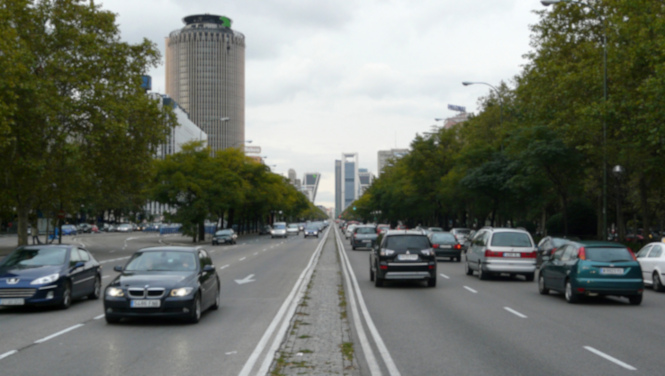
//> input picture obj_detect/tests/images/coches10.jpg, 665 x 376 px
$ ./test_mat   (built with g++ and OpenCV 4)
//> lines starting //> are read from the running program, lines starting //| are printed output that depends on the picture
#include <opencv2/opencv.hpp>
#include <chrono>
#include <opencv2/core/ocl.hpp>

using namespace cv;

int main(int argc, char** argv)
{
    Mat img1 = imread("../tests/images/coches10.jpg", IMREAD_COLOR);
//> img1 is the input picture: 376 rows x 665 cols, CV_8UC3; mean B, G, R 104.7, 113.4, 109
    resize(img1, img1, Size(0,0), 5, 5, cv::INTER_LINEAR);
//> img1: 1880 rows x 3325 cols, CV_8UC3

    cv::ocl::setUseOpenCL(false);

    auto start = std::chrono::system_clock::now();
    Mat img, gray;
    img1.copyTo(img);

    cvtColor(img, gray, COLOR_BGR2GRAY);
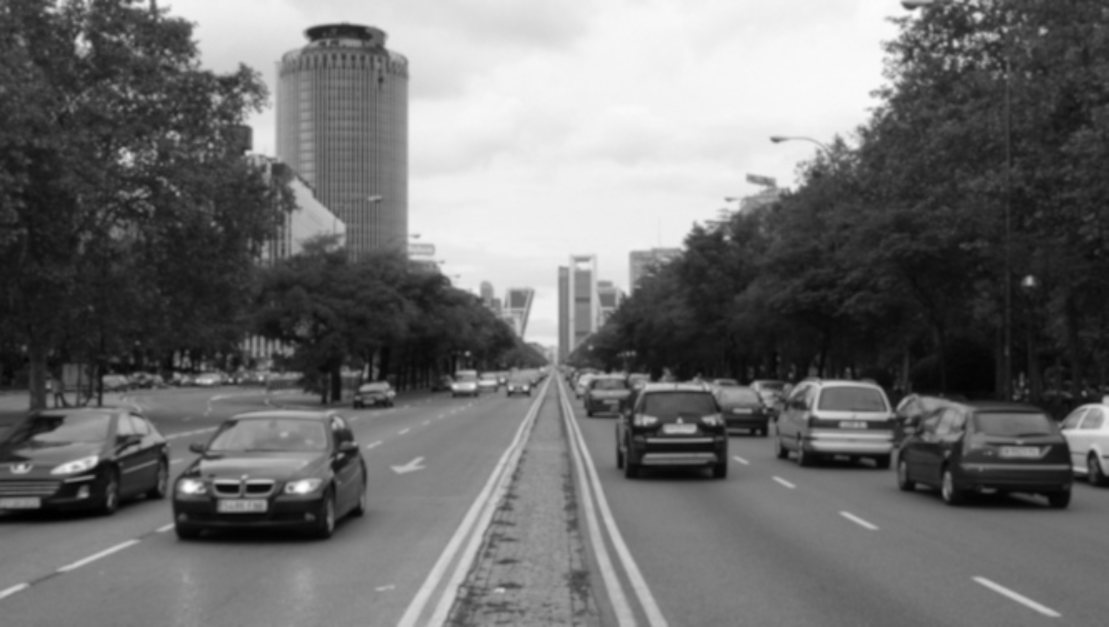
//> gray: 1880 rows x 3325 cols, CV_8UC1 (shown at 1/3 size); min 0, max 255, mean 111
    GaussianBlur(gray, gray,Size(7, 7), 1.5);
    Canny(gray, gray, 0, 50);
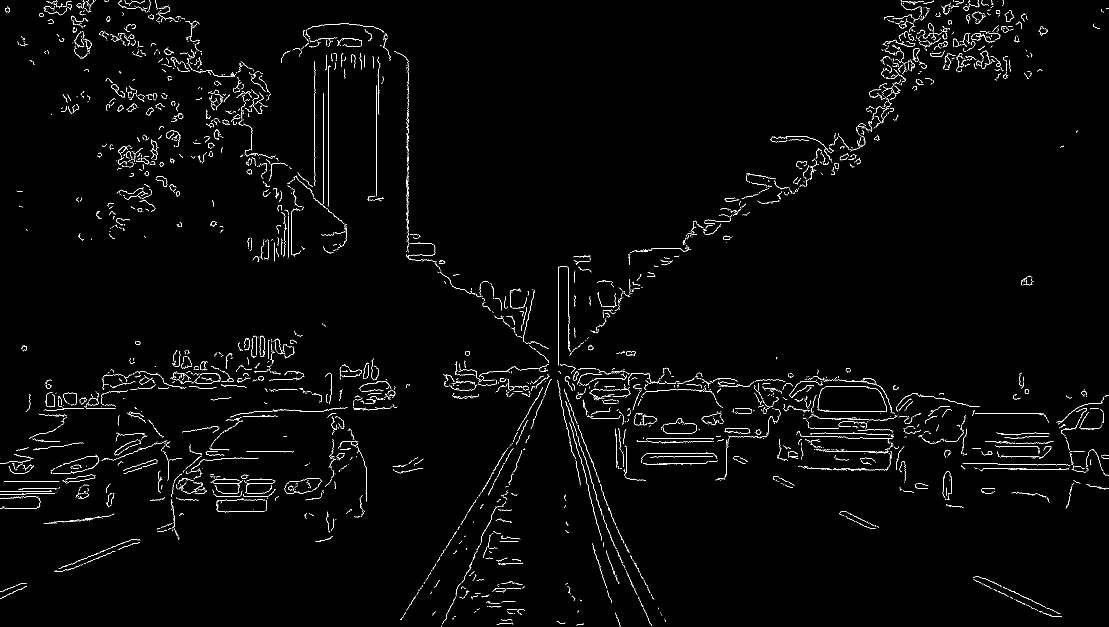
//> gray: 1880 rows x 3325 cols, CV_8UC1 (shown at 1/3 size); 1.2% white in thin lines or dots

    gray.copyTo(gray);

    auto end = std::chrono::system_clock::now();
    std::chrono::duration<float,std::milli> duration = end - start;
    std::cout << duration.count() << "ms" << std::endl;

    return 0;
}
